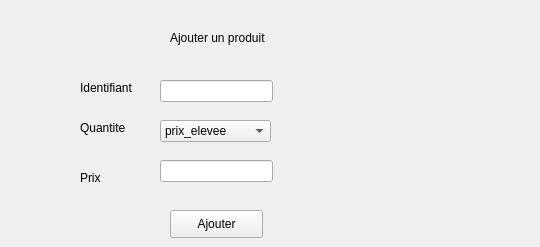
      <widget class="QWidget" name="tab">
       <attribute name="title">
        <string>Ajouter</string>
       </attribute>
       <widget class="QLineEdit" name="idProduit">
        <property name="geometry">
         <rect>
          <x>160</x>
          <y>80</y>
          <width>113</width>
          <height>22</height>
         </rect>
        </property>
       </widget>
       <widget class="QLineEdit" name="prixProduit">
        <property name="geometry">
         <rect>
          <x>160</x>
          <y>160</y>
          <width>113</width>
          <height>22</height>
         </rect>
        </property>
       </widget>
       <widget class="QLabel" name="label">
        <property name="geometry">
         <rect>
          <x>80</x>
          <y>80</y>
          <width>55</width>
          <height>16</height>
         </rect>
        </property>
        <property name="text">
         <string>Identifiant</string>
        </property>
       </widget>
       <widget class="QLabel" name="label_2">
        <property name="geometry">
         <rect>
          <x>80</x>
          <y>120</y>
          <width>55</width>
          <height>16</height>
         </rect>
        </property>
        <property name="text">
         <string>Quantite</string>
        </property>
       </widget>
       <widget class="QLabel" name="label_3">
        <property name="geometry">
         <rect>
          <x>80</x>
          <y>170</y>
          <width>55</width>
          <height>16</height>
         </rect>
        </property>
        <property name="text">
         <string>Prix</string>
        </property>
       </widget>
       <widget class="QLabel" name="label_5">
        <property name="geometry">
         <rect>
          <x>170</x>
          <y>30</y>
          <width>101</width>
          <height>16</height>
         </rect>
        </property>
        <property name="text">
         <string>Ajouter un produit</string>
        </property>
       </widget>
       <widget class="QPushButton" name="ajouterProduit">
        <property name="geometry">
         <rect>
          <x>170</x>
          <y>210</y>
          <width>93</width>
          <height>28</height>
         </rect>
        </property>
        <property name="text">
         <string>Ajouter</string>
        </property>
       </widget>
       <widget class="QLabel" name="label_pic">
        <property name="geometry">
         <rect>
          <x>330</x>
          <y>40</y>
          <width>201</width>
          <height>191</height>
         </rect>
        </property>
        <property name="text">
         <string/>
        </property>
        <property name="pixmap">
         <pixmap>../client.png</pixmap>
        </property>
       </widget>
       <widget class="QComboBox" name="malek">
        <property name="geometry">
         <rect>
          <x>160</x>
          <y>120</y>
          <width>111</width>
          <height>22</height>
         </rect>
        </property>
        <item>
         <property name="text">
          <string>prix_elevee</string>
         </property>
        </item>
        <item>
         <property name="text">
          <string>prix_faible</string>
         </property>
        </item>
        <item>
         <property name="text">
          <string>prix_moyen</string>
         </property>
        </item>
       </widget>
      </widget>
